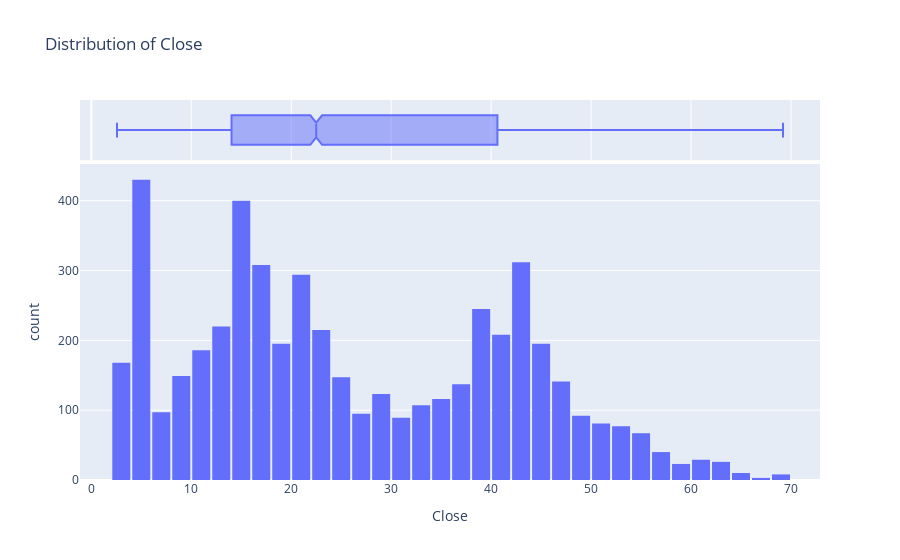
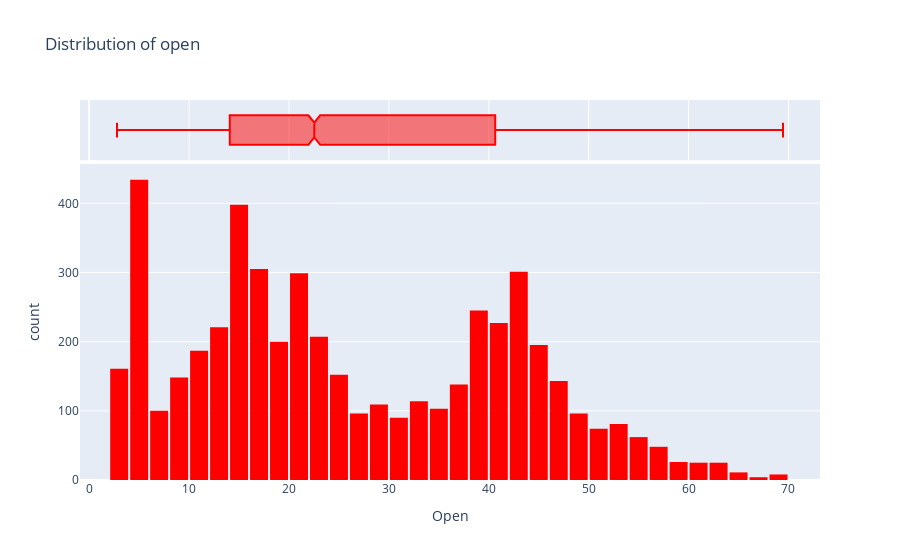
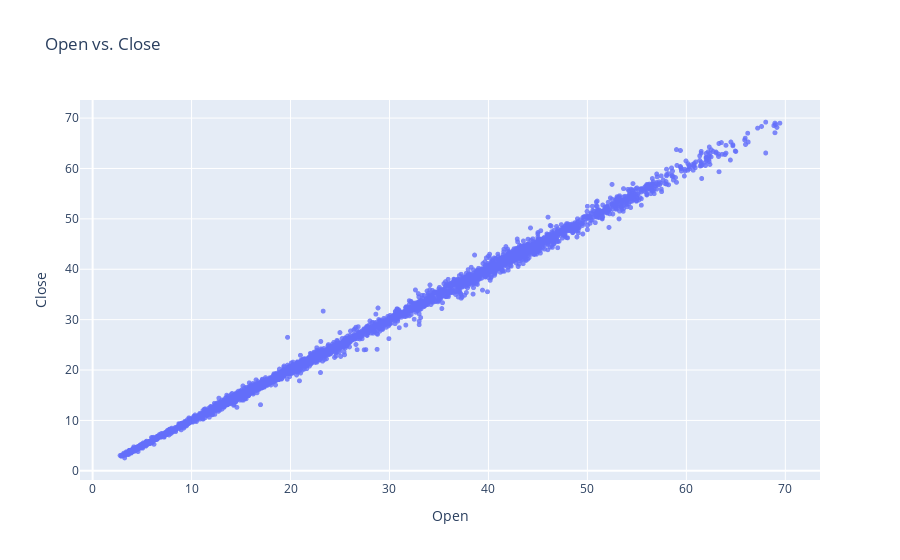

Notebook source saved alongside these figures, in order:
### Code cell
#importacion de librerias
import numpy as np 
import pandas as pd
import matplotlib.pyplot as plt
import seaborn as sns
import plotly.express as px

#no se que es esto
pd.options.mode.chained_assignment = None

#ANALISIS ESTADISTICO
#lectura de csv descargado
#parseo por date
ypf = pd.read_csv('YPF.csv', index_col='Date', parse_dates=['Date'])
ypf.head(5)


#import plotly.express as px
#histogramas de las cabeceras Close Open  y grafica de rel. Open vs Close
fig = px.histogram(ypf, 
                   x='Close', 
                   marginal='box', 
                   nbins=47, 
                   title='Distribution of Close')
fig.update_layout(bargap=0.1)
fig.show()

fig = px.histogram(ypf, 
                   x='Open', 
                   marginal='box', 
                   color_discrete_sequence=['red'], 
                   title='Distribution of open')
fig.update_layout(bargap=0.1)
fig.show()

fig = px.scatter(ypf, 
                 x='Open', 
                 y='Close', 
                 
                 opacity=0.8, 
                  
                 title='Open vs. Close')
fig.update_traces(marker_size=5)
fig.show()

ypf.corr()
6
ypf['2004':'2024'].plot(subplots=True, figsize=(10,12))
plt.title('YPF Stock attributes from 2004 to 2024')
plt.show()


#Analisis y ploteo de estacionalidad
from pylab import rcParams
import statsmodels.api as sm

rcParams['figure.figsize'] = 11, 9
decomposed_ypf_volume = sm.tsa.seasonal_decompose(ypf["Close"],period=360) # The frequncy is annual
figure = decomposed_ypf_volume.plot()
plt.show()

#MODELADO DE DATOS
#lectura de datos
filepath = 'YPF.csv'
data_ypf = pd.read_csv(filepath)
data_ypf = data_ypf.sort_values('Date')
data_ypf.head()


sns.set_style("darkgrid")
plt.figure(figsize = (15,9))
plt.plot(data_ypf[['Close']])
plt.xticks(range(0,data_ypf.shape[0],500),data_ypf['Date'].loc[::500],rotation=45)
plt.title("YPF Stock Close",fontsize=18, fontweight='bold')
plt.xlabel('Date',fontsize=18)
plt.ylabel('Price Close (USD)',fontsize=18)
plt.show()

### Figure 1 — Plotly figure (JSON) as saved in the notebook; plotly's stock layout.template omitted (floating-point values rounded to 4 significant figures; data arrays with more than 128 entries replaced by an {"elided": "..."} marker saying what was removed)
{"data": [{"alignmentgroup": "True", "bingroup": "x", "hovertemplate": "Close=%{x}<br>count=%{y}<extra></extra>", "legendgroup": "", "marker": {"color": "#636efa", "pattern": {"shape": ""}}, "name": "", "nbinsx": 47, "offsetgroup": "", "orientation": "v", "showlegend": false, "type": "histogram", "x": {"elided": "5033 float values"}, "xaxis": "x", "yaxis": "y"}, {"alignmentgroup": "True", "hovertemplate": "Close=%{x}<extra></extra>", "legendgroup": "", "marker": {"color": "#636efa"}, "name": "", "notched": true, "offsetgroup": "", "showlegend": false, "type": "box", "x": {"elided": "5033 float values"}, "xaxis": "x2", "yaxis": "y2"}], "layout": {"bargap": 0.1, "barmode": "relative", "legend": {"tracegroupgap": 0}, "title": {"text": "Distribution of Close"}, "xaxis": {"anchor": "y", "domain": [0, 1], "title": {"text": "Close"}}, "xaxis2": {"anchor": "y2", "domain": [0, 1], "matches": "x", "showgrid": true, "showticklabels": false}, "yaxis": {"anchor": "x", "domain": [0, 0.8316], "title": {"text": "count"}}, "yaxis2": {"anchor": "x2", "domain": [0.8416, 1], "matches": "y2", "showgrid": false, "showline": false, "showticklabels": false, "ticks": ""}}}

### Figure 2 — Plotly figure (JSON) as saved in the notebook; plotly's stock layout.template omitted (floating-point values rounded to 4 significant figures; data arrays with more than 128 entries replaced by an {"elided": "..."} marker saying what was removed)
{"data": [{"alignmentgroup": "True", "bingroup": "x", "hovertemplate": "Open=%{x}<br>count=%{y}<extra></extra>", "legendgroup": "", "marker": {"color": "red", "pattern": {"shape": ""}}, "name": "", "offsetgroup": "", "orientation": "v", "showlegend": false, "type": "histogram", "x": {"elided": "5033 float values"}, "xaxis": "x", "yaxis": "y"}, {"alignmentgroup": "True", "hovertemplate": "Open=%{x}<extra></extra>", "legendgroup": "", "marker": {"color": "red"}, "name": "", "notched": true, "offsetgroup": "", "showlegend": false, "type": "box", "x": {"elided": "5033 float values"}, "xaxis": "x2", "yaxis": "y2"}], "layout": {"bargap": 0.1, "barmode": "relative", "legend": {"tracegroupgap": 0}, "title": {"text": "Distribution of open"}, "xaxis": {"anchor": "y", "domain": [0, 1], "title": {"text": "Open"}}, "xaxis2": {"anchor": "y2", "domain": [0, 1], "matches": "x", "showgrid": true, "showticklabels": false}, "yaxis": {"anchor": "x", "domain": [0, 0.8316], "title": {"text": "count"}}, "yaxis2": {"anchor": "x2", "domain": [0.8416, 1], "matches": "y2", "showgrid": false, "showline": false, "showticklabels": false, "ticks": ""}}}

### Figure 3 — Plotly figure (JSON) as saved in the notebook; plotly's stock layout.template omitted (floating-point values rounded to 4 significant figures; data arrays with more than 128 entries replaced by an {"elided": "..."} marker saying what was removed)
{"data": [{"hovertemplate": "Open=%{x}<br>Close=%{y}<extra></extra>", "legendgroup": "", "marker": {"color": "#636efa", "opacity": 0.8, "size": 5, "symbol": "circle"}, "mode": "markers", "name": "", "showlegend": false, "type": "scattergl", "x": {"elided": "5033 float values"}, "xaxis": "x", "y": {"elided": "5033 float values"}, "yaxis": "y"}], "layout": {"legend": {"tracegroupgap": 0}, "title": {"text": "Open vs. Close"}, "xaxis": {"anchor": "y", "domain": [0, 1], "title": {"text": "Open"}}, "yaxis": {"anchor": "x", "domain": [0, 1], "title": {"text": "Close"}}}}
